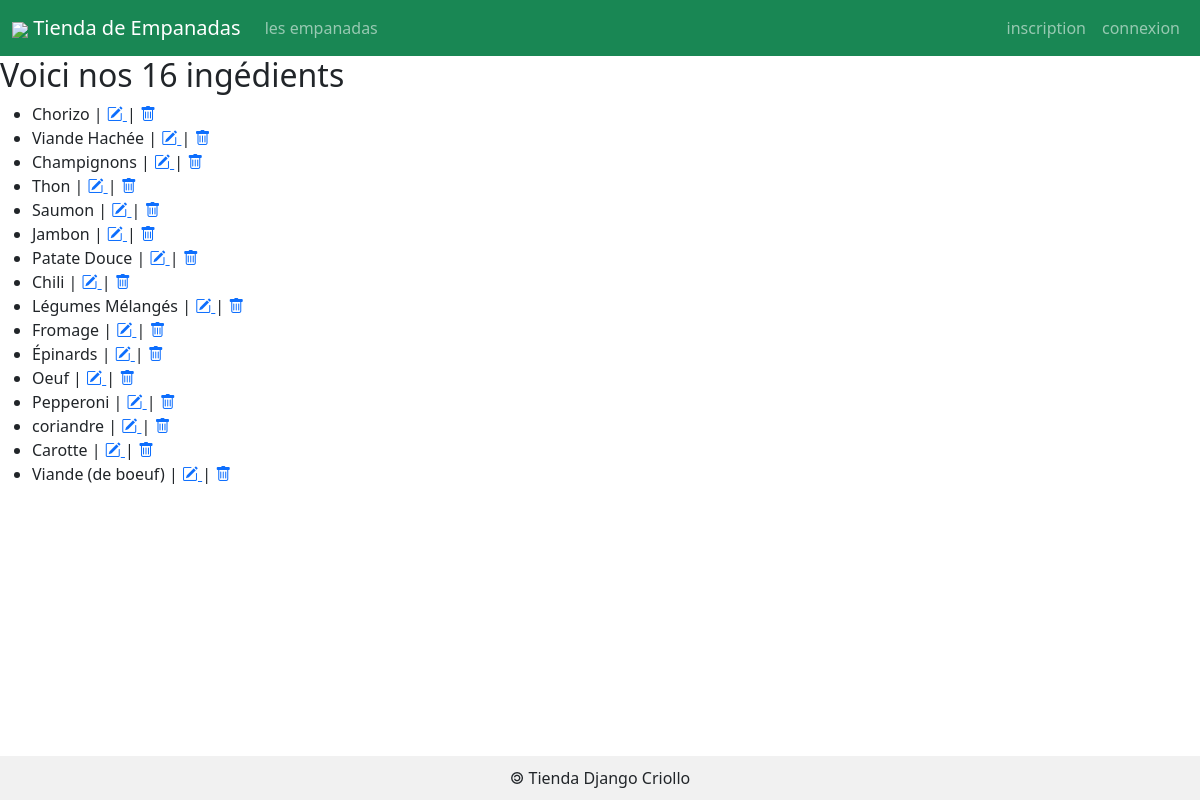
Before: /ingredients/ with the older database file.
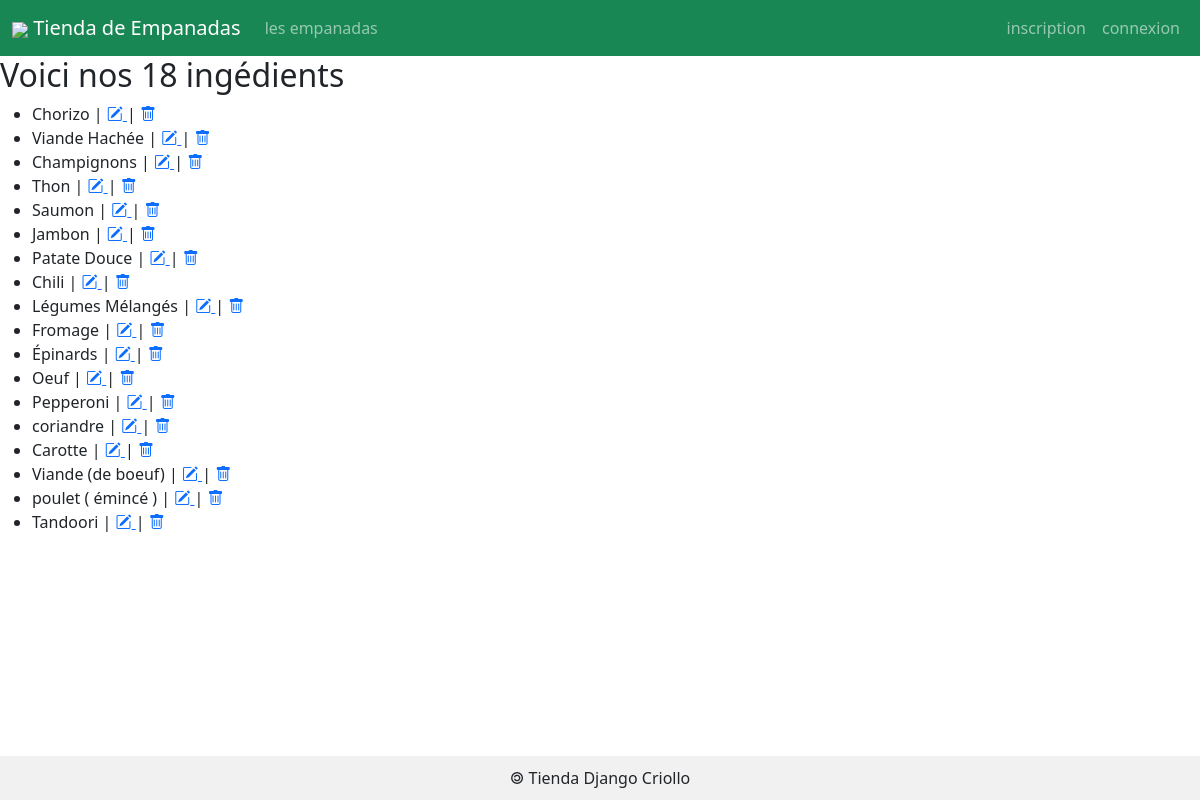
After: the same page with the newer database file.
### empanadas/models.py (models this page shows)
class Ingredient(models.Model) :
    idIngredient = models.AutoField( primary_key = True )
    nomIngredient = models.CharField( max_length = 50 )
    def __str__(self) :
        return self.nomIngredient

### empanadas/views.py (the view)
# urls.py: path('ingredients/',                                views.ingredients, name='liste_ingredients'),
def ingredients(request):
    lesIngredients = Ingredient.objects.all()
    return render(request, 'empanadas/ingredients.html',{'ingredients' : lesIngredients} )

### empanadas/templates/empanadas/ingredients.html (shortened to what this page needs)
{% extends 'empanadas/base.html' %}
{% block main %}
<h2>Voici nos {{ingredients|length}} ingédients</h2>
<ul>
        {% for ing in ingredients %}
        <li>{{ing}}
		| <a href="{% url 'afficherFormIngredient' ing.idIngredient %}">
			<i class="bi bi-pencil-square"></i>
		  </a>
                | <a href="{% url 'supprimerIngredient' ing.idIngredient %}">
			<i class="bi bi-trash"></i>
		  </a>
	</li>
        {% endfor %}
</ul>
{% endblock %}

### empanadas/templates/empanadas/base.html (shortened to what this page needs)
{% load static %}
<!DOCTYPE html>
<html lang="fr">
<head>
    <link href="https://cdn.jsdelivr.net/npm/bootstrap@5.0.2/dist/css/bootstrap.min.css" rel="stylesheet">
    <link rel="stylesheet" href="{% static 'empanadas/css/styles.css' %}">
    <link rel="stylesheet" href="https://cdn.jsdelivr.net/npm/bootstrap-icons@1.5.0/font/bootstrap-icons.css">
</head>
<body>
    <header>
        {% if user.is_staff %}
		{% include 'comptes/menuStaff.html' %}
		{% elif user.is_authenticated %}
		{% include 'comptes/menuClient.html' %}
		{% else %}
		{% include 'comptes/menuNonConnecte.html' %}
		{% endif %}
    </header>
    <main>
        {% block main%} {% endblock %}
    </main>
    <footer>
        {% include 'empanadas/footer.html' %}
    </footer>
</body>
</html>

### comptes/templates/comptes/menuNonConnecte.html (shortened to what this page needs)
{% load static %}
<nav class="navbar navbar-expand-lg navbar-dark bg-success">
    <div class="container-fluid">
        <a class="navbar-brand" href="/empanadas">
            <img src="{% static 'empanadas/img/icon.png' %}" />
            Tienda de Empanadas
        </a>
        <div id="navbarText" class="collapse navbar-collapse">
            <ul class="navbar-nav me-auto mb-2 mb-lg-0">
                <li class="nav-item">
                    <a class="nav-link" href="/empanadas">les empanadas</a>
                </li>
            </ul>
            <ul class="navbar-nav">
                <li class="nav-item">
                    <a class="nav-link" href="/register">inscription</a>
                </li>
                <li class="nav-item">
                    <a class="nav-link" href="/login">connexion</a>
                </li>
            </ul>
        </div>
    </div>
</nav>

### empanadas/templates/empanadas/footer.html
&#127279; Tienda Django Criollo

### empanadas/static/empanadas/css/styles.css (style rules this page uses)
html, body { height: 100%; margin: 0; display: flex; flex-direction: column; }
main { flex: 1; }
footer { background-color: #f1f1f1; text-align: center; padding: 10px; }

Changed rows visible on the page:
added Ingredient: nomIngredient "poulet ( émincé )"
added Ingredient: nomIngredient "Tandoori"
Other visible differences:
{{ ingredients|length }}: "16" → "18"
